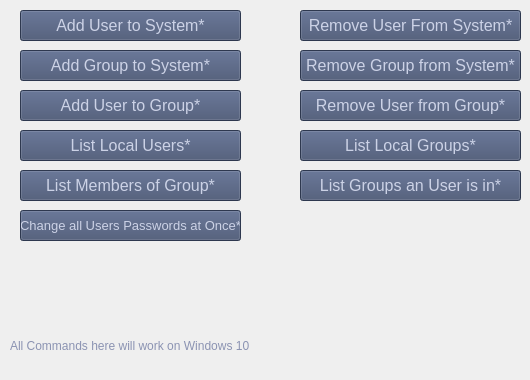
      <widget class="QWidget" name="windows_usrgruCOM">
       <attribute name="title">
        <string>User / Group Settings</string>
       </attribute>
       <widget class="QPushButton" name="lsmemgru_3">
        <property name="geometry">
         <rect>
          <x>20</x>
          <y>170</y>
          <width>221</width>
          <height>31</height>
         </rect>
        </property>
        <property name="font">
         <font>
          <pointsize>12</pointsize>
         </font>
        </property>
        <property name="styleSheet">
         <string notr="true">background-color: #414E6E;color: #CCD2E6;</string>
        </property>
        <property name="text">
         <string>List Members of Group*</string>
        </property>
       </widget>
       <widget class="QPushButton" name="chngusrpas_3">
        <property name="geometry">
         <rect>
          <x>20</x>
          <y>210</y>
          <width>221</width>
          <height>31</height>
         </rect>
        </property>
        <property name="font">
         <font>
          <pointsize>10</pointsize>
         </font>
        </property>
        <property name="styleSheet">
         <string notr="true">background-color: #414E6E;color: #CCD2E6;</string>
        </property>
        <property name="text">
         <string>Change all Users Passwords at Once*</string>
        </property>
       </widget>
       <widget class="QPushButton" name="rmvusrfrosys_3">
        <property name="geometry">
         <rect>
          <x>300</x>
          <y>10</y>
          <width>221</width>
          <height>31</height>
         </rect>
        </property>
        <property name="font">
         <font>
          <pointsize>12</pointsize>
         </font>
        </property>
        <property name="styleSheet">
         <string notr="true">background-color: #414E6E;color: #CCD2E6;</string>
        </property>
        <property name="text">
         <string>Remove User From System*</string>
        </property>
       </widget>
       <widget class="QPushButton" name="adusrtosys_3">
        <property name="geometry">
         <rect>
          <x>20</x>
          <y>10</y>
          <width>221</width>
          <height>31</height>
         </rect>
        </property>
        <property name="font">
         <font>
          <pointsize>12</pointsize>
         </font>
        </property>
        <property name="acceptDrops">
         <bool>false</bool>
        </property>
        <property name="styleSheet">
         <string notr="true">background-color: #414E6E;color: #CCD2E6;</string>
        </property>
        <property name="text">
         <string>Add User to System*</string>
        </property>
       </widget>
       <widget class="QPushButton" name="rmvusrfrogru_3">
        <property name="geometry">
         <rect>
          <x>300</x>
          <y>90</y>
          <width>221</width>
          <height>31</height>
         </rect>
        </property>
        <property name="font">
         <font>
          <pointsize>12</pointsize>
         </font>
        </property>
        <property name="styleSheet">
         <string notr="true">background-color: #414E6E;color: #CCD2E6;</string>
        </property>
        <property name="text">
         <string>Remove User from Group*</string>
        </property>
       </widget>
       <widget class="QPushButton" name="adgrutosys_3">
        <property name="geometry">
         <rect>
          <x>20</x>
          <y>50</y>
          <width>221</width>
          <height>31</height>
         </rect>
        </property>
        <property name="font">
         <font>
          <pointsize>12</pointsize>
         </font>
        </property>
        <property name="styleSheet">
         <string notr="true">background-color: #414E6E;color: #CCD2E6;</string>
        </property>
        <property name="text">
         <string>Add Group to System*</string>
        </property>
       </widget>
       <widget class="QPushButton" name="lslocausr_3">
        <property name="geometry">
         <rect>
          <x>20</x>
          <y>130</y>
          <width>221</width>
          <height>31</height>
         </rect>
        </property>
        <property name="font">
         <font>
          <pointsize>12</pointsize>
         </font>
        </property>
        <property name="styleSheet">
         <string notr="true">background-color: #414E6E;color: #CCD2E6;</string>
        </property>
        <property name="text">
         <string>List Local Users*</string>
        </property>
       </widget>
       <widget class="QPushButton" name="rmvgrufrosys_3">
        <property name="geometry">
         <rect>
          <x>300</x>
          <y>50</y>
          <width>221</width>
          <height>31</height>
         </rect>
        </property>
        <property name="font">
         <font>
          <pointsize>12</pointsize>
         </font>
        </property>
        <property name="styleSheet">
         <string notr="true">background-color: #414E6E;color: #CCD2E6;</string>
        </property>
        <property name="text">
         <string>Remove Group from System*</string>
        </property>
       </widget>
       <widget class="QPushButton" name="lslocagru_3">
        <property name="geometry">
         <rect>
          <x>300</x>
          <y>130</y>
          <width>221</width>
          <height>31</height>
         </rect>
        </property>
        <property name="font">
         <font>
          <pointsize>12</pointsize>
         </font>
        </property>
        <property name="styleSheet">
         <string notr="true">background-color: #414E6E;color: #CCD2E6;</string>
        </property>
        <property name="text">
         <string>List Local Groups*</string>
        </property>
       </widget>
       <widget class="QPushButton" name="lsgruusrin_3">
        <property name="geometry">
         <rect>
          <x>300</x>
          <y>170</y>
          <width>221</width>
          <height>31</height>
         </rect>
        </property>
        <property name="font">
         <font>
          <pointsize>12</pointsize>
         </font>
        </property>
        <property name="styleSheet">
         <string notr="true">background-color: #414E6E;color: #CCD2E6;</string>
        </property>
        <property name="text">
         <string>List Groups an User is in*</string>
        </property>
       </widget>
       <widget class="QPushButton" name="adusrtogru_3">
        <property name="geometry">
         <rect>
          <x>20</x>
          <y>90</y>
          <width>221</width>
          <height>31</height>
         </rect>
        </property>
        <property name="font">
         <font>
          <pointsize>12</pointsize>
         </font>
        </property>
        <property name="styleSheet">
         <string notr="true">background-color: #414E6E;color: #CCD2E6;</string>
        </property>
        <property name="text">
         <string>Add User to Group*</string>
        </property>
       </widget>
       <widget class="QLabel" name="label_14">
        <property name="geometry">
         <rect>
          <x>10</x>
          <y>320</y>
          <width>471</width>
          <height>51</height>
         </rect>
        </property>
        <property name="styleSheet">
         <string notr="true">color: #8B93B2;</string>
        </property>
        <property name="text">
         <string>All Commands here will work on Windows 10</string>
        </property>
        <property name="wordWrap">
         <bool>true</bool>
        </property>
       </widget>
      </widget>
